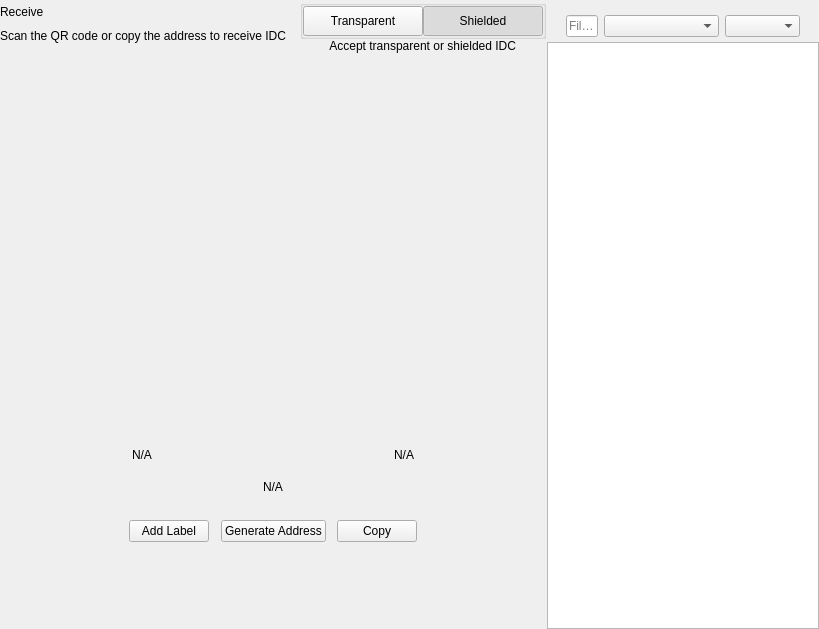
<?xml version="1.0" encoding="UTF-8"?>
<ui version="4.0">
 <class>ReceiveWidget</class>
 <widget class="QWidget" name="ReceiveWidget">
  <property name="geometry">
   <rect>
    <x>0</x>
    <y>0</y>
    <width>819</width>
    <height>629</height>
   </rect>
  </property>
  <property name="minimumSize">
   <size>
    <width>0</width>
    <height>0</height>
   </size>
  </property>
  <property name="windowTitle">
   <string>Form</string>
  </property>
  <layout class="QHBoxLayout" name="horizontalLayout_2" stretch="2,1">
   <property name="spacing">
    <number>0</number>
   </property>
   <property name="leftMargin">
    <number>0</number>
   </property>
   <property name="topMargin">
    <number>0</number>
   </property>
   <property name="rightMargin">
    <number>0</number>
   </property>
   <property name="bottomMargin">
    <number>0</number>
   </property>
   <item>
    <widget class="QWidget" name="left" native="true">
     <layout class="QVBoxLayout" name="verticalLayout_3">
      <property name="leftMargin">
       <number>0</number>
      </property>
      <property name="topMargin">
       <number>0</number>
      </property>
      <property name="rightMargin">
       <number>0</number>
      </property>
      <property name="bottomMargin">
       <number>0</number>
      </property>
      <item>
       <layout class="QVBoxLayout" name="verticalLayout_2">
        <property name="spacing">
         <number>0</number>
        </property>
        <property name="leftMargin">
         <number>0</number>
        </property>
        <item>
         <layout class="QHBoxLayout" name="horizontalLayout_3">
          <property name="spacing">
           <number>0</number>
          </property>
          <item>
           <layout class="QVBoxLayout" name="verticalLayout_4">
            <property name="spacing">
             <number>5</number>
            </property>
            <item>
             <widget class="QLabel" name="labelTitle">
              <property name="text">
               <string>Receive</string>
              </property>
             </widget>
            </item>
            <item alignment="Qt::AlignTop">
             <widget class="QLabel" name="labelSubtitle1">
              <property name="text">
               <string>Scan the QR code or copy the address to receive IDC</string>
              </property>
             </widget>
            </item>
           </layout>
          </item>
          <item>
           <spacer name="horizontalSpacer">
            <property name="orientation">
             <enum>Qt::Horizontal</enum>
            </property>
            <property name="sizeHint" stdset="0">
             <size>
              <width>40</width>
              <height>20</height>
             </size>
            </property>
           </spacer>
          </item>
          <item>
           <widget class="QWidget" name="containerViewPrivacyChecks" native="true">
            <layout class="QVBoxLayout" name="containerPrivacyChecks">
             <property name="spacing">
              <number>0</number>
             </property>
             <property name="leftMargin">
              <number>0</number>
             </property>
             <property name="topMargin">
              <number>0</number>
             </property>
             <property name="rightMargin">
              <number>0</number>
             </property>
             <property name="bottomMargin">
              <number>0</number>
             </property>
             <item alignment="Qt::AlignHCenter|Qt::AlignVCenter">
              <widget class="QGroupBox" name="groupBox">
               <property name="title">
                <string/>
               </property>
               <layout class="QHBoxLayout" name="horizontalLayout_2_1">
                <property name="spacing">
                 <number>0</number>
                </property>
                <property name="leftMargin">
                 <number>0</number>
                </property>
                <property name="topMargin">
                 <number>0</number>
                </property>
                <property name="rightMargin">
                 <number>0</number>
                </property>
                <property name="bottomMargin">
                 <number>0</number>
                </property>
                <item>
                 <widget class="QPushButton" name="pushLeft">
                  <property name="minimumSize">
                   <size>
                    <width>120</width>
                    <height>30</height>
                   </size>
                  </property>
                  <property name="maximumSize">
                   <size>
                    <width>120</width>
                    <height>30</height>
                   </size>
                  </property>
                  <property name="focusPolicy">
                   <enum>Qt::NoFocus</enum>
                  </property>
                  <property name="text">
                   <string>Transparent</string>
                  </property>
                  <property name="checkable">
                   <bool>true</bool>
                  </property>
                  <property name="autoExclusive">
                   <bool>true</bool>
                  </property>
                 </widget>
                </item>
                <item>
                 <widget class="QPushButton" name="pushRight">
                  <property name="minimumSize">
                   <size>
                    <width>120</width>
                    <height>30</height>
                   </size>
                  </property>
                  <property name="maximumSize">
                   <size>
                    <width>120</width>
                    <height>30</height>
                   </size>
                  </property>
                  <property name="focusPolicy">
                   <enum>Qt::NoFocus</enum>
                  </property>
                  <property name="text">
                   <string>Shielded</string>
                  </property>
                  <property name="checkable">
                   <bool>true</bool>
                  </property>
                  <property name="checked">
                   <bool>true</bool>
                  </property>
                  <property name="autoExclusive">
                   <bool>true</bool>
                  </property>
                 </widget>
                </item>
               </layout>
              </widget>
             </item>
             <item alignment="Qt::AlignHCenter|Qt::AlignTop">
              <widget class="QLabel" name="labelSubtitle2">
               <property name="text">
                <string>Accept transparent or shielded IDC</string>
               </property>
               <property name="alignment">
                <set>Qt::AlignRight|Qt::AlignTrailing|Qt::AlignVCenter</set>
               </property>
              </widget>
             </item>
            </layout>
           </widget>
          </item>
         </layout>
        </item>
        <item>
         <spacer name="verticalSpacer_2">
          <property name="orientation">
           <enum>Qt::Vertical</enum>
          </property>
          <property name="sizeType">
           <enum>QSizePolicy::Expanding</enum>
          </property>
          <property name="sizeHint" stdset="0">
           <size>
            <width>20</width>
            <height>50</height>
           </size>
          </property>
         </spacer>
        </item>
        <item alignment="Qt::AlignHCenter">
         <widget class="QWidget" name="layoutQR" native="true">
          <property name="maximumSize">
           <size>
            <width>510</width>
            <height>16777215</height>
           </size>
          </property>
          <layout class="QVBoxLayout" name="verticalLayoutQr">
           <item>
            <spacer name="verticalSpacer11">
             <property name="orientation">
              <enum>Qt::Vertical</enum>
             </property>
             <property name="sizeType">
              <enum>QSizePolicy::Fixed</enum>
             </property>
             <property name="sizeHint" stdset="0">
              <size>
               <width>20</width>
               <height>20</height>
              </size>
             </property>
            </spacer>
           </item>
           <item alignment="Qt::AlignHCenter">
            <widget class="QLabel" name="labelQrImg">
             <property name="minimumSize">
              <size>
               <width>260</width>
               <height>260</height>
              </size>
             </property>
             <property name="maximumSize">
              <size>
               <width>260</width>
               <height>260</height>
              </size>
             </property>
             <property name="text">
              <string/>
             </property>
             <property name="alignment">
              <set>Qt::AlignCenter</set>
             </property>
            </widget>
           </item>
           <item>
            <spacer name="verticalSpacer_21">
             <property name="orientation">
              <enum>Qt::Vertical</enum>
             </property>
             <property name="sizeType">
              <enum>QSizePolicy::Fixed</enum>
             </property>
             <property name="sizeHint" stdset="0">
              <size>
               <width>20</width>
               <height>30</height>
              </size>
             </property>
            </spacer>
           </item>
           <item>
            <widget class="QWidget" name="widget" native="true">
             <property name="minimumSize">
              <size>
               <width>0</width>
               <height>0</height>
              </size>
             </property>
             <layout class="QHBoxLayout" name="horizontalLayout_5">
              <item>
               <widget class="QLabel" name="labelLabel">
                <property name="text">
                 <string notr="true">N/A</string>
                </property>
               </widget>
              </item>
              <item>
               <spacer name="horizontalSpacer_2">
                <property name="orientation">
                 <enum>Qt::Horizontal</enum>
                </property>
                <property name="sizeHint" stdset="0">
                 <size>
                  <width>141</width>
                  <height>20</height>
                 </size>
                </property>
               </spacer>
              </item>
              <item>
               <widget class="QLabel" name="labelDate">
                <property name="text">
                 <string notr="true">N/A</string>
                </property>
                <property name="alignment">
                 <set>Qt::AlignRight|Qt::AlignTrailing|Qt::AlignVCenter</set>
                </property>
               </widget>
              </item>
             </layout>
            </widget>
           </item>
           <item>
            <widget class="QLabel" name="labelAddress">
             <property name="sizePolicy">
              <sizepolicy hsizetype="Expanding" vsizetype="Preferred">
               <horstretch>0</horstretch>
               <verstretch>0</verstretch>
              </sizepolicy>
             </property>
             <property name="minimumSize">
              <size>
               <width>300</width>
               <height>0</height>
              </size>
             </property>
             <property name="text">
              <string notr="true">N/A</string>
             </property>
             <property name="alignment">
              <set>Qt::AlignCenter</set>
             </property>
            </widget>
           </item>
           <item>
            <spacer name="verticalSpacer_4">
             <property name="orientation">
              <enum>Qt::Vertical</enum>
             </property>
             <property name="sizeType">
              <enum>QSizePolicy::Fixed</enum>
             </property>
             <property name="sizeHint" stdset="0">
              <size>
               <width>20</width>
               <height>20</height>
              </size>
             </property>
            </spacer>
           </item>
           <item>
            <layout class="QHBoxLayout" name="horizontalLayout_4">
             <item alignment="Qt::AlignHCenter">
              <widget class="QPushButton" name="pushButtonLabel">
               <property name="focusPolicy">
                <enum>Qt::NoFocus</enum>
               </property>
               <property name="text">
                <string>Add Label</string>
               </property>
              </widget>
             </item>
             <item alignment="Qt::AlignHCenter">
              <widget class="QPushButton" name="pushButtonNewAddress">
               <property name="focusPolicy">
                <enum>Qt::NoFocus</enum>
               </property>
               <property name="text">
                <string>Generate Address</string>
               </property>
              </widget>
             </item>
             <item alignment="Qt::AlignHCenter">
              <widget class="QPushButton" name="pushButtonCopy">
               <property name="focusPolicy">
                <enum>Qt::NoFocus</enum>
               </property>
               <property name="text">
                <string>Copy</string>
               </property>
              </widget>
             </item>
            </layout>
           </item>
           <item>
            <spacer name="verticalSpacer_3">
             <property name="orientation">
              <enum>Qt::Vertical</enum>
             </property>
             <property name="sizeType">
              <enum>QSizePolicy::Expanding</enum>
             </property>
             <property name="sizeHint" stdset="0">
              <size>
               <width>20</width>
               <height>20</height>
              </size>
             </property>
            </spacer>
           </item>
          </layout>
         </widget>
        </item>
        <item>
         <spacer name="verticalSpacer">
          <property name="orientation">
           <enum>Qt::Vertical</enum>
          </property>
          <property name="sizeHint" stdset="0">
           <size>
            <width>20</width>
            <height>40</height>
           </size>
          </property>
         </spacer>
        </item>
       </layout>
      </item>
     </layout>
    </widget>
   </item>
   <item>
    <widget class="QWidget" name="right" native="true">
     <layout class="QVBoxLayout" name="verticalLayout_5">
      <property name="spacing">
       <number>0</number>
      </property>
      <property name="leftMargin">
       <number>1</number>
      </property>
      <property name="topMargin">
       <number>0</number>
      </property>
      <property name="rightMargin">
       <number>0</number>
      </property>
      <property name="bottomMargin">
       <number>0</number>
      </property>
      <item>
       <layout class="QVBoxLayout" name="container_right">
        <property name="spacing">
         <number>0</number>
        </property>
        <property name="leftMargin">
         <number>0</number>
        </property>
        <property name="rightMargin">
         <number>0</number>
        </property>
        <item>
         <layout class="QVBoxLayout" name="verticalLayout">
          <property name="spacing">
           <number>6</number>
          </property>
          <property name="leftMargin">
           <number>19</number>
          </property>
          <property name="rightMargin">
           <number>19</number>
          </property>
          <item>
           <widget class="OptionButton" name="btnRequest" native="true"/>
          </item>
          <item>
           <widget class="OptionButton" name="btnMyAddresses" native="true">
            <property name="sizePolicy">
             <sizepolicy hsizetype="Preferred" vsizetype="Minimum">
              <horstretch>0</horstretch>
              <verstretch>0</verstretch>
             </sizepolicy>
            </property>
           </widget>
          </item>
         </layout>
        </item>
        <item>
         <widget class="QWidget" name="sortWidget" native="true">
          <layout class="QHBoxLayout" name="horizontalLayout_6">
           <property name="leftMargin">
            <number>19</number>
           </property>
           <property name="rightMargin">
            <number>19</number>
           </property>
           <property name="bottomMargin">
            <number>5</number>
           </property>
           <item>
            <widget class="QLineEdit" name="lineEditFilter">
             <property name="sizePolicy">
              <sizepolicy hsizetype="Expanding" vsizetype="Fixed">
               <horstretch>0</horstretch>
               <verstretch>0</verstretch>
              </sizepolicy>
             </property>
             <property name="minimumSize">
              <size>
               <width>0</width>
               <height>0</height>
              </size>
             </property>
             <property name="contextMenuPolicy">
              <enum>Qt::DefaultContextMenu</enum>
             </property>
             <property name="acceptDrops">
              <bool>false</bool>
             </property>
             <property name="maxLength">
              <number>40</number>
             </property>
             <property name="placeholderText">
              <string>Filter</string>
             </property>
            </widget>
           </item>
           <item>
            <spacer name="horizontalSpacer_3">
             <property name="orientation">
              <enum>Qt::Horizontal</enum>
             </property>
             <property name="sizeType">
              <enum>QSizePolicy::Preferred</enum>
             </property>
             <property name="sizeHint" stdset="0">
              <size>
               <width>20</width>
               <height>20</height>
              </size>
             </property>
            </spacer>
           </item>
           <item>
            <widget class="QComboBox" name="comboBoxSort">
             <property name="sizePolicy">
              <sizepolicy hsizetype="Preferred" vsizetype="Fixed">
               <horstretch>0</horstretch>
               <verstretch>0</verstretch>
              </sizepolicy>
             </property>
             <property name="minimumSize">
              <size>
               <width>115</width>
               <height>0</height>
              </size>
             </property>
            </widget>
           </item>
           <item>
            <widget class="QComboBox" name="comboBoxSortOrder">
             <property name="sizePolicy">
              <sizepolicy hsizetype="Preferred" vsizetype="Fixed">
               <horstretch>0</horstretch>
               <verstretch>0</verstretch>
              </sizepolicy>
             </property>
             <property name="minimumSize">
              <size>
               <width>75</width>
               <height>0</height>
              </size>
             </property>
            </widget>
           </item>
          </layout>
          <zorder>comboBoxSort</zorder>
          <zorder>comboBoxSortOrder</zorder>
          <zorder>lineEditFilter</zorder>
         </widget>
        </item>
        <item>
         <widget class="QListView" name="listViewAddress"/>
        </item>
       </layout>
      </item>
     </layout>
    </widget>
   </item>
  </layout>
 </widget>
 <customwidgets>
  <customwidget>
   <class>OptionButton</class>
   <extends>QWidget</extends>
   <header>qt/islamic_digital_coin/optionbutton.h</header>
   <container>1</container>
  </customwidget>
 </customwidgets>
 <resources/>
 <connections/>
</ui>
